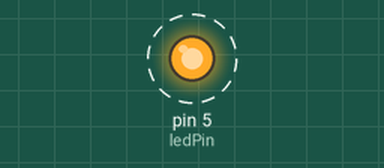
A sketch run on a simulated Arduino Uno, built with avr-gcc and run on an emulated ATmega328P. Shown: output pins drawn as LEDs (lit = HIGH). Dashed ring = blinking.

Above: at 0.5 s.
Timing chart, 0 to 4.6 s (numbered marks = the images above):
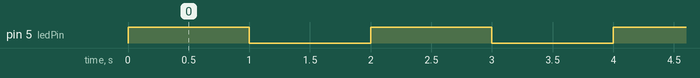

Measured:
- by itself, pin 5 (ledPin): alternates HIGH for 1.0 s and LOW for 1.0 s

The sketch:

3-stateBlink.ino
```cpp
// blink LED using SINGLE STATE variable
// led STATE changes ACROSS loops not within loops
// This example has equal on/off time.


// led PINs
int ledPin = 5;

// led STATE
boolean STATE = 0;


void setup() {
  // put your setup code here, to run once:

  // set pinModes
  pinMode(ledPin, OUTPUT);
}

void loop() {
 // put your main code here, to run repeatedly:

 // toggle STATE
 STATE = 1 - STATE; // can you see why state will go 0,1,0,1... as the arduino loops?

 // write LED
 digitalWrite( ledPin, STATE);
 delay(1000);

}
```
